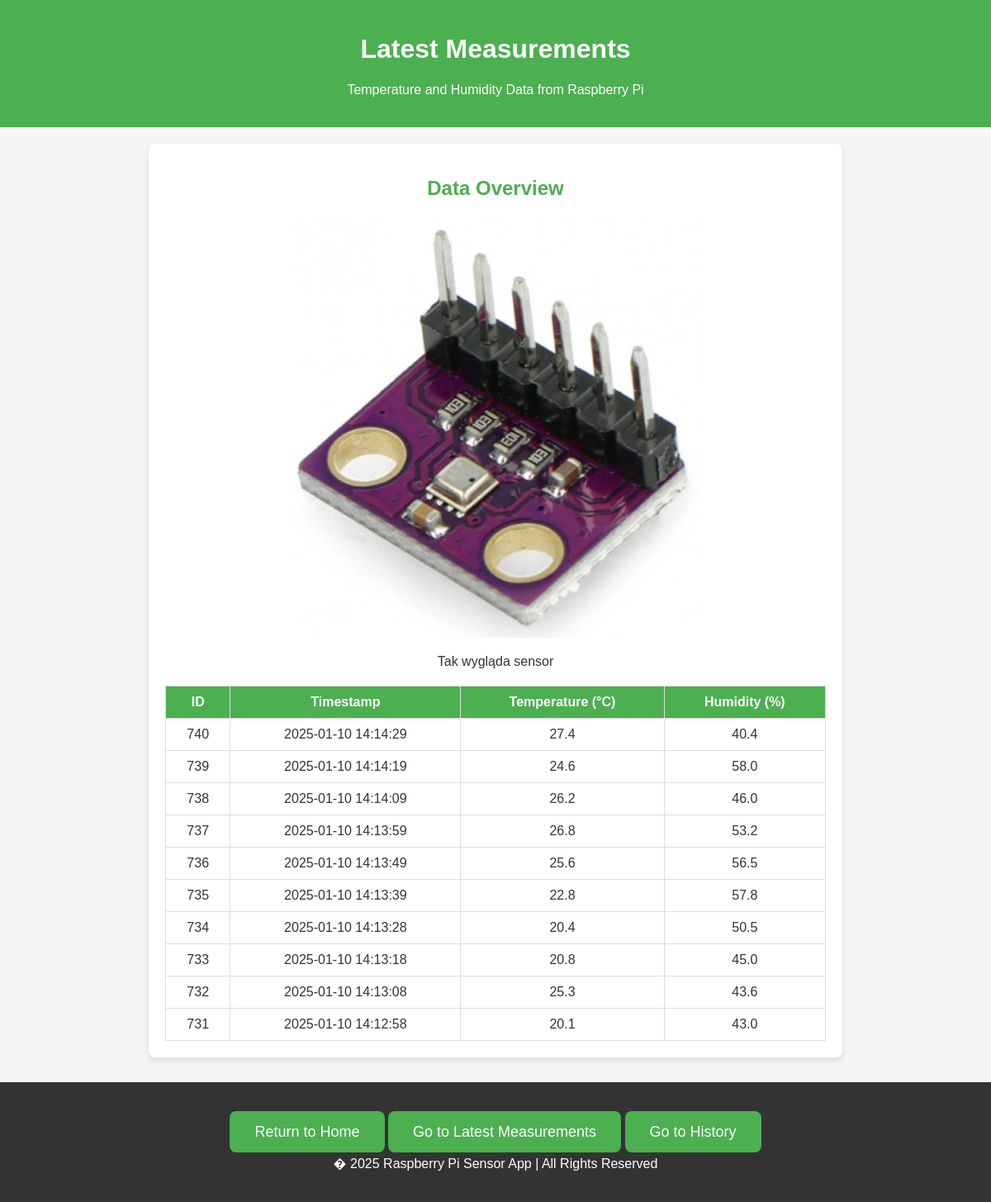
Page /measurements_page on the earlier database version.
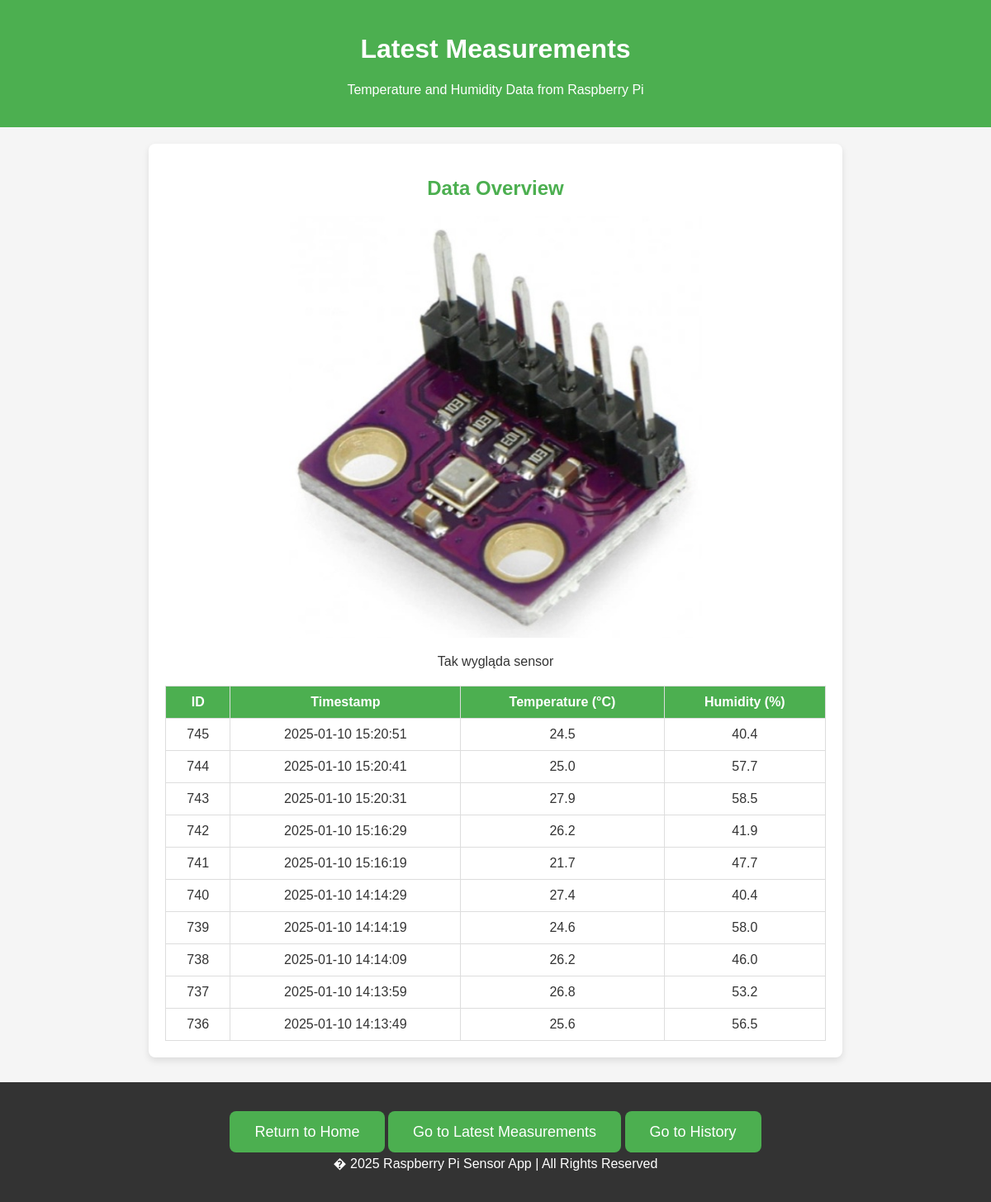
Same page on the later database version.
### tables this page shows
CREATE TABLE weather_control (
            id INTEGER PRIMARY KEY AUTOINCREMENT,
            timestamp DATETIME DEFAULT CURRENT_TIMESTAMP,
            temperature REAL,
            humidity REAL
        );

### app.py (the view)
@app.route('/measurements_page')
def measurements_page():
    conn = sqlite3.connect(db_path)
    cursor = conn.cursor()
    cursor.execute("""SELECT * FROM weather_control
                   ORDER BY timestamp DESC LIMIT 10""")
    measurements = cursor.fetchall()
    conn.close()
    return render_template('measurements.html', measurements=measurements)

### templates/measurements.html (shortened to what this page needs)
<!DOCTYPE html>
<html lang="en">
<head>
    <link rel="stylesheet" href="static/css/index.css">
</head>
<body>
    <header>
        <h1 class="welcome-msg">Latest Measurements</h1>
        <p>Temperature and Humidity Data from Raspberry Pi</p>
    </header>
    <div class="container">
        <h2>Data Overview</h2>
        <div class="image-container">
            <img src="static/images/weather.jpg" alt="Weather detector" class="resized-image">
            <p>Tak wygląda sensor</p>
        </div>
        <table>
            <thead>
                <tr>
                    <th>ID</th>
                    <th>Timestamp</th>
                    <th>Temperature (&deg;C)</th>
                    <th>Humidity (%)</th>
                </tr>
            </thead>
            <tbody>
                {% for measurement in measurements %}
                    <tr>
                        <td>{{ measurement[0] }}</td>
                        <td>{{ measurement[1] }}</td>
                        <td>{{ measurement[2] }}</td>
                        <td>{{ measurement[3] }}</td>
                    </tr>
                {% endfor %}
            </tbody>
        </table>
    </div>
    <footer>
        <div class="cta">
            <a href="/" class="button">Return to Home</a>
            <a href="/measurements_page" class="button">Go to Latest Measurements</a>
            <a href="/history_page" class="button">Go to History</a>
        </div>
        <p>� 2025 Raspberry Pi Sensor App | All Rights Reserved</p>
    </footer>
</body>
</html>

### static/css/index.css (style rules this page uses)
body { font-family: Arial, sans-serif; margin: 0; padding: 0; background: #f5f5f5; color: #333; }
header { background: #4CAF50; color: white; padding: 20px 0; text-align: center; }
h1, h2 { color: #4CAF50; text-align: center; }
table { width: 100%; border-collapse: collapse; margin-top: 20px; }
table, th, td { border: 1px solid #ddd; }
th, td { padding: 10px; text-align: center; }
th { background: #4CAF50; color: white; }
.cta { text-align: center; margin-top: 30px; }
.cta a { background: #4CAF50; color: white; text-decoration: none; padding: 15px 30px; border-radius: 8px; font-size: 18px; }
.welcome-msg { color: white; font-size: 2rem; font-weight: bold; }
.container { max-width: 800px; margin: 20px auto; padding: 20px; background: white; border-radius: 8px; box-shadow: 0 4px 8px rgba(0, 0, 0, 0.1); }
footer { text-align: center; padding: 20px 0; background: #333; color: white; margin-top: 30px; }
.image-container { text-align: center; }
.resized-image { width: 100%; max-width: 500px; height: auto; }

Differences in the rows shown:
no longer on this page (row unchanged): weather_control: id "735", timestamp "2025-01-10 14:13:39", temperature "22.8", humidity "57.8"
no longer on this page (row unchanged): weather_control: id "734", timestamp "2025-01-10 14:13:28", temperature "20.4", humidity "50.5"
no longer on this page (row unchanged): weather_control: id "733", timestamp "2025-01-10 14:13:18", temperature "20.8", humidity "45.0"
no longer on this page (row unchanged): weather_control: id "732", timestamp "2025-01-10 14:13:08", temperature "25.3", humidity "43.6"
no longer on this page (row unchanged): weather_control: id "731", timestamp "2025-01-10 14:12:58", temperature "20.1", humidity "43.0"
added weather_control: id "745", timestamp "2025-01-10 15:20:51", temperature "24.5", humidity "40.4"
added weather_control: id "744", timestamp "2025-01-10 15:20:41", temperature "25.0", humidity "57.7"
added weather_control: id "743", timestamp "2025-01-10 15:20:31", temperature "27.9", humidity "58.5"
added weather_control: id "742", timestamp "2025-01-10 15:16:29", temperature "26.2", humidity "41.9"
added weather_control: id "741", timestamp "2025-01-10 15:16:19", temperature "21.7", humidity "47.7"
